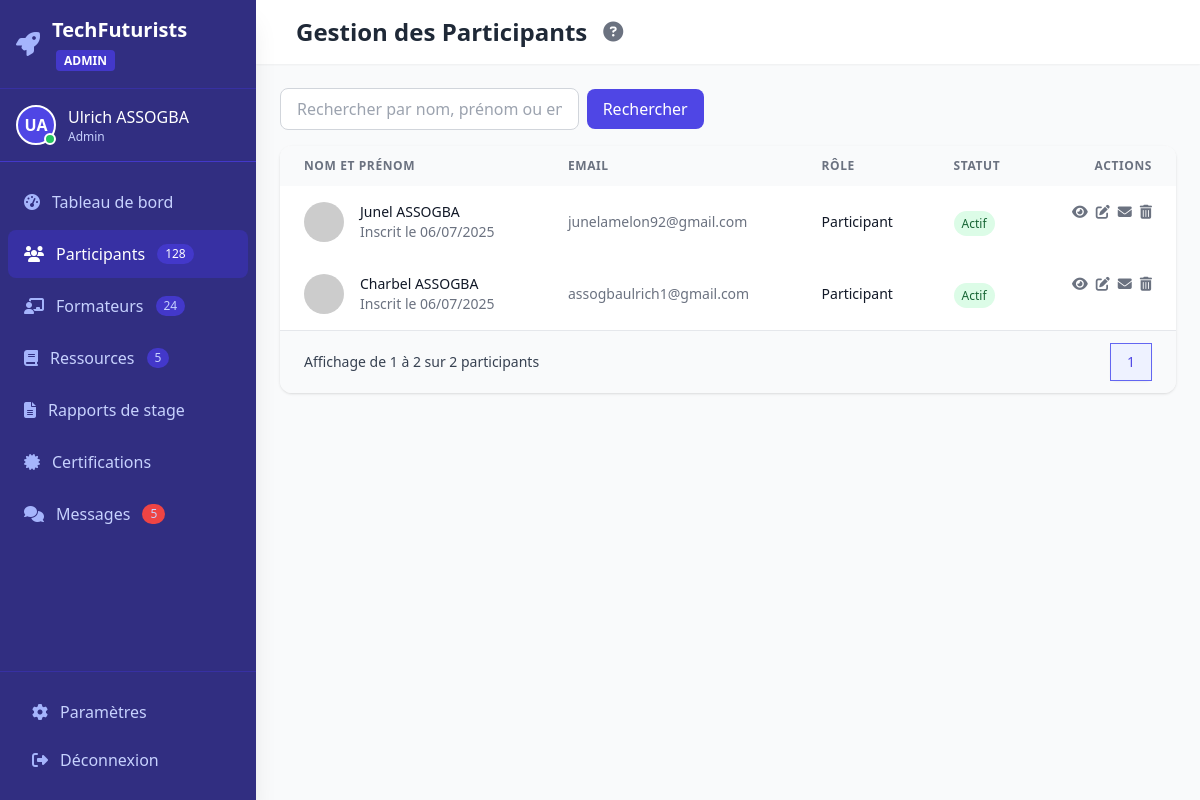
The app's page /participant/ (signed in), older data.
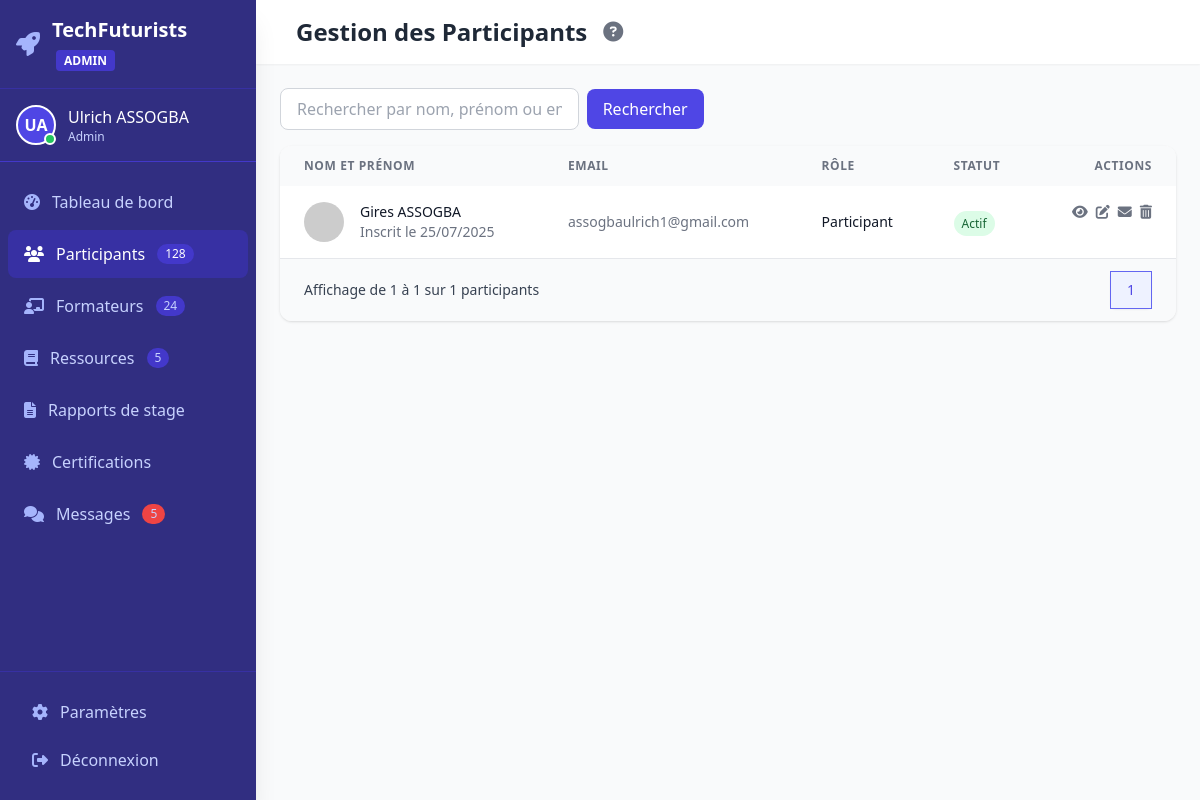
The same page, newer data.
### app/models/users.py (models this page shows, shortened)
class User(UserMixin, db.Model):
    id = db.Column(db.Integer, primary_key=True)
    email = db.Column(db.String(120), unique=True, nullable=False)
    first_name = db.Column(db.String(64), nullable=False)
    last_name = db.Column(db.String(64), nullable=False)
    password_hash = db.Column(db.String(128), nullable=False)
    role = db.Column(db.Enum(RoleEnum), default=RoleEnum.Participant)
    is_verified = db.Column(db.Boolean, default=False)
    created_at = db.Column(db.DateTime, default=datetime.utcnow)

### app/routes/participant.py (the view)
@bp.route('/')
@token_required
@role_required(RoleEnum.Admin)
def list_participants(current_user):
    page = request.args.get('page', 1, type=int)
    per_page = 10  # ou 15 selon ton besoin
    pagination = User.query.filter_by(role=RoleEnum.Participant).order_by(User.created_at.desc()).paginate(page=page, per_page=per_page, error_out=False)
    participants = pagination.items
    return render_template('users/participants/list.html', participants=participants, pagination=pagination, user=current_user)

### app/auth_utils.py (called while the page is built)
def role_required(expected_role: RoleEnum):
    def decorator(f):
        @wraps(f)
        def wrapped(current_user, *args, **kwargs):
            if current_user.role != expected_role:
                return jsonify({'message': 'Accès interdit : rôle insuffisant'}), 403
            return f(current_user, *args, **kwargs)
        return wrapped
    return decorator

### app/models/users.py (called while the page is built)
@login_manager.user_loader
def load_user(user_id):
    return User.query.get(int(user_id))

### app/templates/users/participants/list.html (shortened to what this page needs)
<!DOCTYPE html>
<html lang="fr">
<head>
    <script src="https://cdn.tailwindcss.com"></script>
    <link rel="stylesheet" href="https://cdnjs.cloudflare.com/ajax/libs/font-awesome/6.4.0/css/all.min.css">
    <link rel="stylesheet" href="{{ url_for('static', filename='css/Admin.css') }}">
</head>
<body class="bg-gray-50 font-sans">
    <div class="flex h-screen overflow-hidden">
        {% include 'partials/sidebar.html' %}
        <div id="mainContent" class="flex-1 flex flex-col overflow-hidden lg:ml-64 transition-all duration-300 ease-in-out">
            {% include 'partials/header2.html' %}
            <main class="flex-1 overflow-y-auto p-4 sm:p-6 bg-gray-50">
                {% include 'sections/participant/tables.html' %}
            </main>
        </div>
    </div>
</body>
</html>

### app/templates/sections/participant/tables.html (shortened to what the changed rows need)
<div class="bg-white rounded-xl shadow overflow-hidden mb-6">
    <div class="table-responsive overflow-x-auto">
        <table class="data-table w-full">
            <thead class="bg-gray-50">
                <tr class="text-left text-xs font-medium text-gray-500 uppercase tracking-wider">
                    <th class="px-4 sm:px-6 py-3">Nom et Prénom</th>
                    <th class="px-4 sm:px-6 py-3">Email</th>
                    <th class="px-4 sm:px-6 py-3">Rôle</th>
                    <th class="px-4 sm:px-6 py-3">Statut</th>
                    <th class="px-4 sm:px-6 py-3 text-right">Actions</th>
                </tr>
            </thead>
            <tbody class="bg-white divide-y divide-gray-200">
                {% for participant in participants %}
                <tr class="hover:bg-gray-50 transition">
                    <td class="px-4 sm:px-6 py-4 whitespace-nowrap">
                        <div class="flex items-center">
                            <div class="flex-shrink-0 h-10 w-10">
                                <img class="h-10 w-10 rounded-full" src="https://ui-avatars.com/api/?name={{ participant.first_name }}+{{ participant.last_name }}&background=random" alt="">
                            </div>
                            <div class="ml-4">
                                <div class="text-sm font-medium text-gray-900">{{ participant.first_name }} {{ participant.last_name }}</div>
                                <div class="text-sm text-gray-500">Inscrit le {{ participant.created_at.strftime('%d/%m/%Y') }}</div>
                            </div>
                        </div>
                    </td>
                    <td class="px-4 sm:px-6 py-4 whitespace-nowrap text-sm text-gray-500">{{ participant.email }}</td>
                    <td class="px-4 sm:px-6 py-4 whitespace-nowrap">
                        <div class="text-sm text-gray-900">{{ participant.role.value }}</div>
                    </td>
                    <td class="px-4 sm:px-6 py-4 whitespace-nowrap">
                        {% if participant.is_verified %}
                        <span class="px-2 py-1 text-xs rounded-full bg-green-100 text-green-800">Actif</span>
                        {% else %}
                        <span class="px-2 py-1 text-xs rounded-full bg-yellow-100 text-yellow-800">Inactif</span>
                        {% endif %}
                    </td>
                    <td class="px-4 sm:px-6 py-4 whitespace-nowrap text-right text-sm font-medium flex justify-end space-x-2">
                        <a href="{{ url_for('participant.view_participant', id=participant.id) }}"
                           class="text-gray-500 hover:text-blue-600"
                           title="Voir">
                            <i class="fas fa-eye"></i>
                        </a>
                        <a href="{{ url_for('participant.edit_participant', id=participant.id) }}"
                           class="text-gray-500 hover:text-green-600"
                           title="Modifier">
                            <i class="fas fa-edit"></i>
                        </a>
                        <a href="{{ url_for('participant.contact_participant', id=participant.id) }}"
                           class="text-gray-500 hover:text-indigo-600"
                           title="Contacter">
                            <i class="fas fa-envelope"></i>
                        </a>
                        <form action="{{ url_for('participant.delete_participant', id=participant.id) }}" method="POST" onsubmit="return confirm('Êtes-vous sûr de vouloir supprimer ce participant ?');" class="inline">
                            <button type="submit" class="text-gray-500 hover:text-red-600" title="Supprimer">
                                <i class="fas fa-trash-alt"></i>
                            </button>
                        </form>
                    </td>
                </tr>
                {% endfor %}
            </tbody>
        </table>
    </div>
    <div class="bg-gray-50 px-4 sm:px-6 py-3 flex items-center justify-between border-t border-gray-200">
        <div class="hidden sm:flex-1 sm:flex sm:items-center sm:justify-between">
            <div>
                <p class="text-sm text-gray-700">
                    Affichage de
                    <span class="font-medium">{{ pagination.first }}</span>
                    à
                    <span class="font-medium">{{ pagination.last }}</span>
                    sur
                    <span class="font-medium">{{ pagination.total }}</span>
                    participants
                </p>
            </div>
            <div>
                <nav class="relative z-0 inline-flex rounded-md shadow-sm -space-x-px" aria-label="Pagination">
                    {% for page_num in pagination.iter_pages() %}
                        {% if page_num %}
                            {% if page_num == pagination.page %}
                            <a href="{{ url_for('participant.list_participants', page=page_num) }}" aria-current="page" class="z-10 bg-indigo-50 border-indigo-500 text-indigo-600 relative inline-flex items-center px-4 py-2 border text-sm font-medium">
                                {{ page_num }}
                            </a>
                            {% else %}
                            <a href="{{ url_for('participant.list_participants', page=page_num) }}" class="bg-white border-gray-300 text-gray-500 hover:bg-gray-50 relative inline-flex items-center px-4 py-2 border text-sm font-medium">
                                {{ page_num }}
                            </a>
                            {% endif %}
                        {% else %}
                            <span class="relative inline-flex items-center px-4 py-2 border border-gray-300 bg-white text-sm font-medium text-gray-700">
                                ...
                            </span>
                        {% endif %}
                    {% endfor %}
                </nav>
            </div>
        </div>
    </div>
</div>

Row changes from the older to the newer data that the page shows:
removed User: first_name "Junel", last_name "ASSOGBA", created_at "06/07/2025", email "junelamelon92@gmail.com", role.value "Participant", is_verified "Actif"
removed User: first_name "Charbel", last_name "ASSOGBA", created_at "06/07/2025", email "assogbaulrich1@gmail.com", role.value "Participant", is_verified "Actif"
added User: first_name "Gires", last_name "ASSOGBA", created_at "25/07/2025", email "assogbaulrich1@gmail.com", role.value "Participant", is_verified "Actif"
Text that changed along with them:
{{ pagination.last }}: "2" → "1"
{{ pagination.total }}: "2" → "1"
